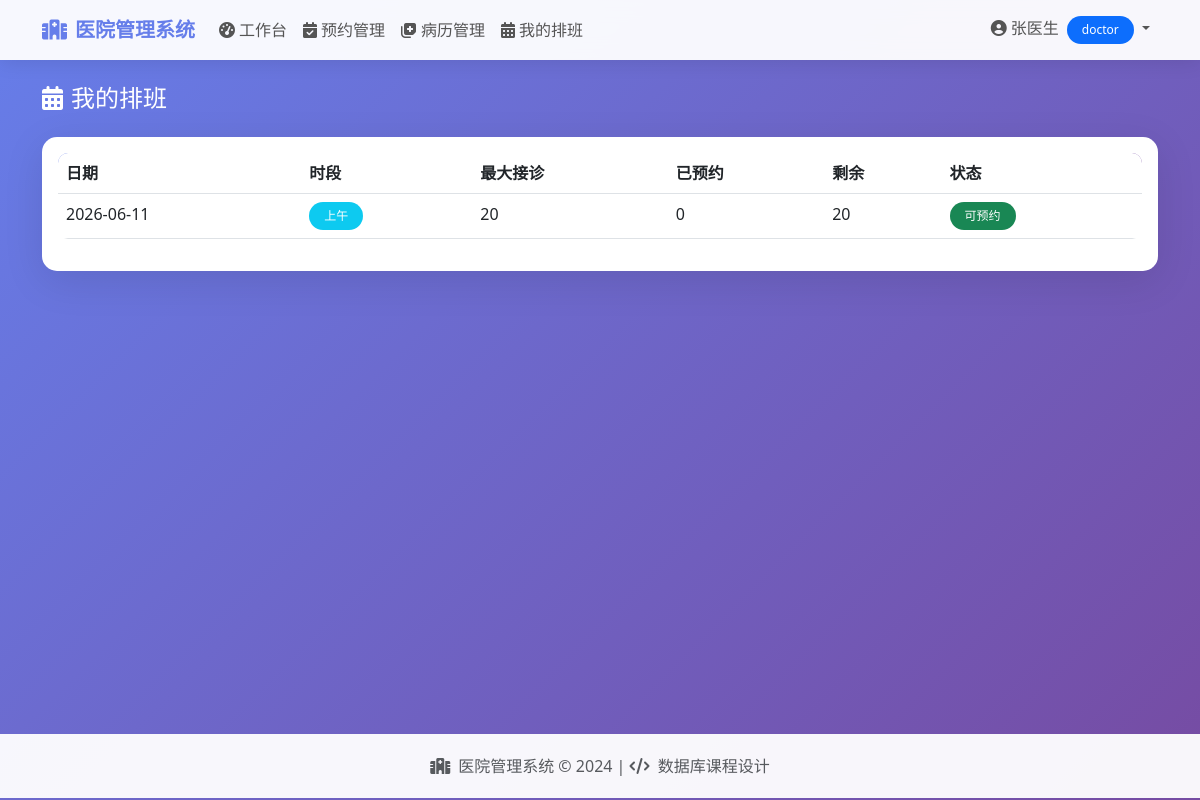
/doctor/schedule (signed in), run on the app's committed database.
### app.py (models this page shows, shortened)
class User(db.Model):
    __tablename__ = 'users'
    id = db.Column(db.Integer, primary_key=True)
    username = db.Column(db.String(80), unique=True, nullable=False, index=True)
    password_hash = db.Column(db.String(200), nullable=False)
    name = db.Column(db.String(100), nullable=False)
    role = db.Column(db.String(20), nullable=False)  # admin, doctor, patient
    phone = db.Column(db.String(20))
    email = db.Column(db.String(100))
    created_at = db.Column(db.DateTime, default=datetime.utcnow)
    department = db.Column(db.String(100))  # 科室
    title = db.Column(db.String(50))  # 职称
    description = db.Column(db.Text)  # 简介
    gender = db.Column(db.String(10))
    age = db.Column(db.Integer)
    address = db.Column(db.String(200))

class Schedule(db.Model):
    __tablename__ = 'schedules'
    id = db.Column(db.Integer, primary_key=True)
    doctor_id = db.Column(db.Integer, db.ForeignKey('users.id'), nullable=False, index=True)
    work_date = db.Column(db.Date, nullable=False, index=True)
    time_slot = db.Column(db.String(20), nullable=False)  # 上午/下午
    max_patients = db.Column(db.Integer, default=20)  # 最大接诊人数
    current_count = db.Column(db.Integer, default=0)  # 当前已预约人数
    doctor = db.relationship('User', backref='schedules')

### app.py (the view)
@app.route('/doctor/schedule')
@login_required
@role_required('doctor')
def doctor_schedule():
    schedules = Schedule.query.filter_by(
        doctor_id=current_user.id
    ).order_by(Schedule.work_date).all()
    return render_template('doctor/schedule.html', schedules=schedules)

### app.py (called while the page is built)
def role_required(*roles):
    def decorator(f):
        @wraps(f)
        def decorated_function(*args, **kwargs):
            if not current_user.is_authenticated:
                return redirect(url_for('login'))
            if current_user.role not in roles:
                flash("您没有权限访问此页面", "danger")
                return redirect(url_for('index'))
            return f(*args, **kwargs)
        return decorated_function
    return decorator

@login_manager.user_loader
def load_user(user_id):
    return User.query.get(int(user_id))

### templates/doctor/schedule.html (shortened to what this page needs)
{% extends "base.html" %}
{% block content %}
<div class="fade-in">
    <h4 class="text-white mb-4"><i class="fas fa-calendar-alt me-2"></i>我的排班</h4>
    <div class="card">
        <div class="card-body">
            <div class="table-responsive">
                <table class="table table-hover">
                    <thead>
                        <tr>
                            <th>日期</th>
                            <th>时段</th>
                            <th>最大接诊</th>
                            <th>已预约</th>
                            <th>剩余</th>
                            <th>状态</th>
                        </tr>
                    </thead>
                    <tbody>
                        {% for s in schedules %}
                        <tr>
                            <td>{{ s.work_date }}</td>
                            <td><span class="badge bg-info">{{ s.time_slot }}</span></td>
                            <td>{{ s.max_patients }}</td>
                            <td>{{ s.current_count }}</td>
                            <td>{{ s.max_patients - s.current_count }}</td>
                            <td>
                                {% if s.current_count >= s.max_patients %}
                                <span class="badge bg-danger">已满</span>
                                {% elif s.current_count >= s.max_patients * 0.8 %}
                                <span class="badge bg-warning">即将满</span>
                                {% else %}
                                <span class="badge bg-success">可预约</span>
                                {% endif %}
                            </td>
                        </tr>
                        {% else %}
                        <tr>
                            <td colspan="6" class="text-center text-muted py-4">暂无排班数据</td>
                        </tr>
                        {% endfor %}
                    </tbody>
                </table>
            </div>
        </div>
    </div>
</div>
{% endblock %}

### templates/base.html (shortened to what this page needs)
<!DOCTYPE html>
<html lang="zh-CN">
<head>
    <link href="https://cdn.bootcdn.net/ajax/libs/twitter-bootstrap/5.3.0/css/bootstrap.min.css" rel="stylesheet">
    <link href="https://cdn.bootcdn.net/ajax/libs/font-awesome/6.4.0/css/all.min.css" rel="stylesheet">
</head>
<body>
    <nav class="navbar navbar-expand-lg">
        <div class="container">
            <a class="navbar-brand" href="{{ url_for('index') }}">
                <i class="fas fa-hospital me-2"></i>医院管理系统
            </a>
            <div class="collapse navbar-collapse" id="navbarNav">
                <ul class="navbar-nav me-auto">
                    {% if current_user.is_authenticated %}
                        {% if current_user.role == 'admin' %}
                        <li class="nav-item">
                            <a class="nav-link" href="{{ url_for('admin_dashboard') }}">
                                <i class="fas fa-tachometer-alt me-1"></i>控制台
                            </a>
                        </li>
                        <li class="nav-item dropdown">
                            <a class="nav-link dropdown-toggle" href="#" role="button" data-bs-toggle="dropdown">
                                <i class="fas fa-cog me-1"></i>系统管理
                            </a>
                            <ul class="dropdown-menu">
                                <li><a class="dropdown-item" href="{{ url_for('admin_doctors') }}"><i class="fas fa-user-md me-2"></i>医生管理</a></li>
                                <li><a class="dropdown-item" href="{{ url_for('admin_patients') }}"><i class="fas fa-user me-2"></i>病人管理</a></li>
                                <li><a class="dropdown-item" href="{{ url_for('admin_departments') }}"><i class="fas fa-building me-2"></i>科室管理</a></li>
                                <li><a class="dropdown-item" href="{{ url_for('admin_drugs') }}"><i class="fas fa-pills me-2"></i>药品管理</a></li>
                                <li><a class="dropdown-item" href="{{ url_for('admin_schedules') }}"><i class="fas fa-calendar-alt me-2"></i>排班管理</a></li>
                            </ul>
                        </li>
                        <li class="nav-item">
                            <a class="nav-link" href="{{ url_for('admin_appointments') }}">
                                <i class="fas fa-calendar-check me-1"></i>预约管理
                            </a>
                        </li>
                        <li class="nav-item">
                            <a class="nav-link" href="{{ url_for('admin_medical_records') }}">
                                <i class="fas fa-notes-medical me-1"></i>病历管理
                            </a>
                        </li>
                        {% elif current_user.role == 'doctor' %}
                        <li class="nav-item">
                            <a class="nav-link" href="{{ url_for('doctor_dashboard') }}">
                                <i class="fas fa-tachometer-alt me-1"></i>工作台
                            </a>
                        </li>
                        <li class="nav-item">
                            <a class="nav-link" href="{{ url_for('doctor_appointments') }}">
                                <i class="fas fa-calendar-check me-1"></i>预约管理
                            </a>
                        </li>
                        <li class="nav-item">
                            <a class="nav-link" href="{{ url_for('doctor_records') }}">
                                <i class="fas fa-notes-medical me-1"></i>病历管理
                            </a>
                        </li>
                        <li class="nav-item">
                            <a class="nav-link" href="{{ url_for('doctor_schedule') }}">
                                <i class="fas fa-calendar-alt me-1"></i>我的排班
                            </a>
                        </li>
                        {% endif %}
                    {% endif %}
                </ul>
                <ul class="navbar-nav">
                    {% if current_user.is_authenticated %}
                    <li class="nav-item dropdown">
                        <a class="nav-link dropdown-toggle" href="#" role="button" data-bs-toggle="dropdown">
                            <i class="fas fa-user-circle me-1"></i>{{ current_user.name }}
                            <span class="badge bg-primary ms-1">{{ current_user.role }}</span>
                        </a>
                    </li>
                    {% endif %}
                </ul>
            </div>
        </div>
    </nav>
    <div class="container mt-4 content-wrapper">
        {% block content %}{% endblock %}
    </div>
    <footer class="footer">
        <div class="container text-center">
            <p class="mb-0 text-muted">
                <i class="fas fa-hospital me-2"></i>医院管理系统 &copy; 2024 |
                <i class="fas fa-code me-1"></i> 数据库课程设计
            </p>
        </div>
    </footer>
</body>
</html>

### templates/base.html (style rules this page uses)
body { background: linear-gradient(135deg, #667eea 0%, #764ba2 100%); min-height: 100vh; }
.card { border: none; border-radius: 15px; box-shadow: 0 10px 40px rgba(0,0,0,0.1); }
.navbar { background: rgba(255,255,255,0.95) !important; backdrop-filter: blur(10px); box-shadow: 0 2px 20px rgba(0,0,0,0.1); }
.navbar-brand { font-weight: 700; color: #667eea !important; }
.nav-link { font-weight: 500; color: #555 !important; transition: all 0.3s; }
.table { border-radius: 10px; overflow: hidden; }
.table thead { background: linear-gradient(135deg, #667eea 0%, #764ba2 100%); color: white; }
.footer { background: rgba(255,255,255,0.95); padding: 20px 0; margin-top: 50px; }
.badge { padding: 8px 15px; border-radius: 20px; font-weight: 500; }
.content-wrapper { min-height: calc(100vh - 200px); }
.fade-in { animation: fadeIn 0.5s ease; }

### data on the page
User: name "张医生", role "doctor"
Schedule: work_date "2026-06-11", time_slot "上午", max_patients "20", current_count "0", s.max_patients-s.current_count "20", shows "可预约"
